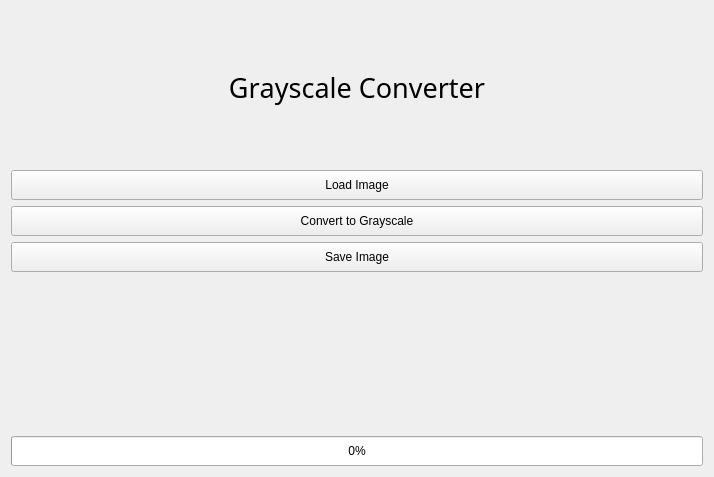
<?xml version="1.0" encoding="UTF-8"?>
<ui version="4.0">
 <class>Form</class>
 <widget class="QWidget" name="Form">
  <property name="geometry">
   <rect>
    <x>0</x>
    <y>0</y>
    <width>714</width>
    <height>477</height>
   </rect>
  </property>
  <property name="font">
   <font>
    <italic>false</italic>
    <bold>false</bold>
    <underline>false</underline>
    <strikeout>false</strikeout>
   </font>
  </property>
  <property name="windowTitle">
   <string>Form</string>
  </property>
  <layout class="QVBoxLayout" name="verticalLayout">
   <item>
    <widget class="QLabel" name="label_2">
     <property name="sizePolicy">
      <sizepolicy hsizetype="Expanding" vsizetype="Expanding">
       <horstretch>0</horstretch>
       <verstretch>0</verstretch>
      </sizepolicy>
     </property>
     <property name="font">
      <font>
       <family>Bauhaus 93</family>
       <pointsize>20</pointsize>
       <italic>false</italic>
       <bold>false</bold>
       <underline>false</underline>
       <strikeout>false</strikeout>
       <kerning>false</kerning>
      </font>
     </property>
     <property name="text">
      <string>Grayscale Converter</string>
     </property>
     <property name="alignment">
      <set>Qt::AlignCenter</set>
     </property>
    </widget>
   </item>
   <item>
    <widget class="QPushButton" name="btn_load">
     <property name="sizePolicy">
      <sizepolicy hsizetype="Expanding" vsizetype="Expanding">
       <horstretch>0</horstretch>
       <verstretch>0</verstretch>
      </sizepolicy>
     </property>
     <property name="maximumSize">
      <size>
       <width>16777215</width>
       <height>30</height>
      </size>
     </property>
     <property name="text">
      <string>Load Image</string>
     </property>
    </widget>
   </item>
   <item>
    <widget class="QPushButton" name="btn_grayscale">
     <property name="sizePolicy">
      <sizepolicy hsizetype="Expanding" vsizetype="Expanding">
       <horstretch>0</horstretch>
       <verstretch>0</verstretch>
      </sizepolicy>
     </property>
     <property name="maximumSize">
      <size>
       <width>16777215</width>
       <height>30</height>
      </size>
     </property>
     <property name="text">
      <string>Convert to Grayscale</string>
     </property>
    </widget>
   </item>
   <item>
    <widget class="QPushButton" name="btn_save">
     <property name="sizePolicy">
      <sizepolicy hsizetype="Expanding" vsizetype="Expanding">
       <horstretch>0</horstretch>
       <verstretch>0</verstretch>
      </sizepolicy>
     </property>
     <property name="maximumSize">
      <size>
       <width>16777215</width>
       <height>30</height>
      </size>
     </property>
     <property name="text">
      <string>Save Image</string>
     </property>
    </widget>
   </item>
   <item>
    <widget class="QLabel" name="image_label">
     <property name="sizePolicy">
      <sizepolicy hsizetype="Expanding" vsizetype="Expanding">
       <horstretch>0</horstretch>
       <verstretch>0</verstretch>
      </sizepolicy>
     </property>
     <property name="text">
      <string/>
     </property>
    </widget>
   </item>
   <item>
    <widget class="QProgressBar" name="progressBar">
     <property name="sizePolicy">
      <sizepolicy hsizetype="Expanding" vsizetype="Expanding">
       <horstretch>0</horstretch>
       <verstretch>0</verstretch>
      </sizepolicy>
     </property>
     <property name="maximumSize">
      <size>
       <width>16777215</width>
       <height>30</height>
      </size>
     </property>
     <property name="value">
      <number>0</number>
     </property>
    </widget>
   </item>
  </layout>
 </widget>
 <resources/>
 <connections/>
</ui>
